Frame 1 (no input): blank canvas, image omitted
Frame 60 (no input): blank canvas, image omitted
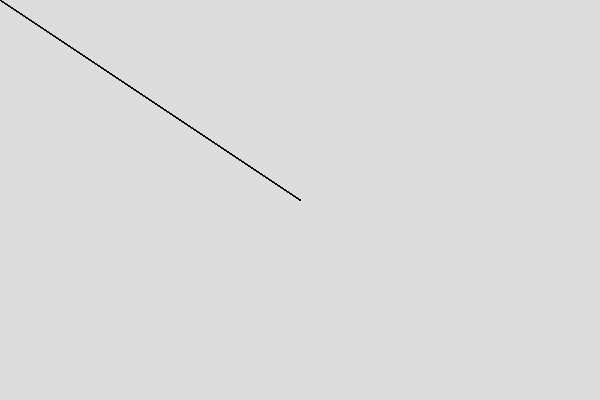
Frame 120 (the mouse pressed at the canvas centre since frame 60)

The p5.js sketch whose frames 1 and 60 were blank and that drew this single picture after the mouse press (run headless with seeded random() and noise() and a simulated clock; from frame 60 on, the mouse is pressed at the canvas centre):

// p5.js sketch
// ── sketch.js
// Crea una finestra di disegno di 600x400 pixel
function setup(){
	createCanvas(600, 400)
	background(220)
}

function draw() {
	// Disegna solo quando il mouse è premuto
	if (mouseIsPressed) {
		// Trova il centro della finestra
		const cx = width / 2
		const cy = height / 2

		// Calcola la posizione del mouse rispetto al centro
		const mx = mouseX - cx
		const my = mouseY - cy
		const px = pmouseX - cx
		const py = pmouseY - cy
		const num = 20

		// Crea 20 linee con opacità diversa
		for (let i=0; i<num; i++) {
			let f = i * 0.1
			stroke(0, map(i, 0, num, 0, 255))
			line(cx + mx * f, cy + my * f, cx + px * f, cy + py * f)
		}
	}
}
